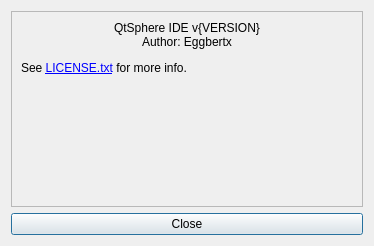
<?xml version="1.0" encoding="UTF-8"?>
<ui version="4.0">
 <class>AboutDialog</class>
 <widget class="QDialog" name="AboutDialog">
  <property name="geometry">
   <rect>
    <x>0</x>
    <y>0</y>
    <width>374</width>
    <height>246</height>
   </rect>
  </property>
  <property name="minimumSize">
   <size>
    <width>374</width>
    <height>232</height>
   </size>
  </property>
  <property name="maximumSize">
   <size>
    <width>374</width>
    <height>246</height>
   </size>
  </property>
  <property name="windowTitle">
   <string>About QtSphere IDE</string>
  </property>
  <property name="sizeGripEnabled">
   <bool>false</bool>
  </property>
  <property name="modal">
   <bool>true</bool>
  </property>
  <layout class="QVBoxLayout" name="verticalLayout_2">
   <item>
    <layout class="QVBoxLayout" name="verticalLayout">
     <item>
      <widget class="QFrame" name="frame">
       <property name="frameShape">
        <enum>QFrame::StyledPanel</enum>
       </property>
       <property name="frameShadow">
        <enum>QFrame::Raised</enum>
       </property>
       <layout class="QVBoxLayout" name="verticalLayout_3">
        <item>
         <widget class="QLabel" name="label">
          <property name="text">
           <string>&lt;html&gt;&lt;head/&gt;&lt;body&gt;&lt;p align=&quot;center&quot;&gt;&lt;img src=&quot;:/icons/icon.png&quot;/&gt;&lt;/p&gt;&lt;p align=&quot;center&quot;&gt;QtSphere IDE v{VERSION}&lt;br/&gt;Author: Eggbertx&lt;/p&gt;&lt;p&gt;See &lt;a href=&quot;https://github.com/Eggbertx/QtSphere-IDE/blob/master/LICENSE.txt&quot;&gt;&lt;span style=&quot; text-decoration: underline; color:#0000ff;&quot;&gt;LICENSE.txt&lt;/span&gt;&lt;/a&gt; for more info.&lt;/p&gt;&lt;/body&gt;&lt;/html&gt;</string>
          </property>
          <property name="alignment">
           <set>Qt::AlignLeading|Qt::AlignLeft|Qt::AlignTop</set>
          </property>
          <property name="openExternalLinks">
           <bool>true</bool>
          </property>
         </widget>
        </item>
       </layout>
      </widget>
     </item>
     <item>
      <widget class="QPushButton" name="closeAboutDialog">
       <property name="text">
        <string>Close</string>
       </property>
      </widget>
     </item>
    </layout>
   </item>
  </layout>
 </widget>
 <resources/>
 <connections/>
</ui>
